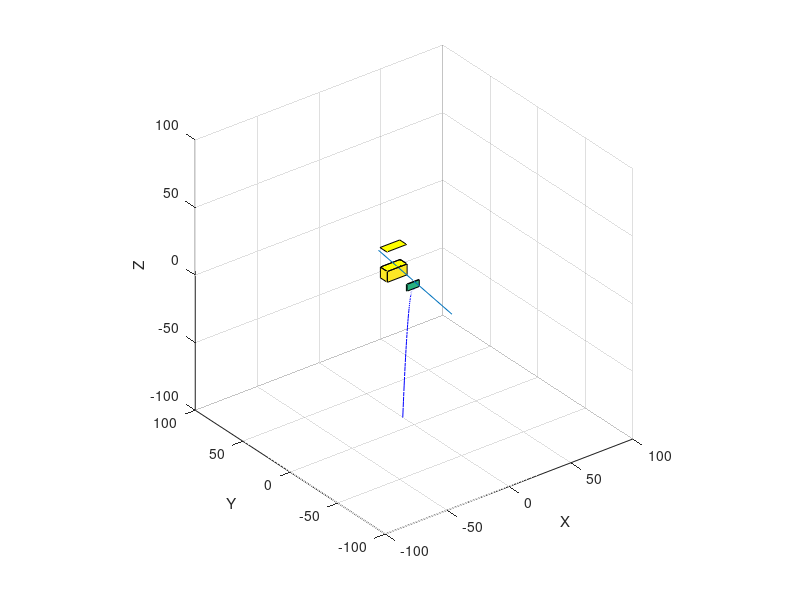

MATLAB code for this plot:
ballsWeight=[[340,69],[390,69],[450,68.83185 ]];
 	 
clear;

disp("Free Kick Simulator");

% Get input from the user
Vf1 = input('Enter velocity for the kick: '); % Velocity of the foot before Kick 

% Constant Variable
AD = 1.2;       % Air Density at Sea Level (kg/m^3)
DC = 0.8;       % Drag Coefficient
cross_section = 0.1;  % Cross section area of a soccer ball (varies in size)
G = 9.81;              % Gravity
D = AD * DC * cross_section; % Drag Calculation
t = 0:0.1:15; % Time

ball_mass = 2;      % Mass of the Ball (varies in size)
foot_mass = 1.43;      % Mass of the Foot
e = 0.68;       % Coefficient 
Vf2 = 1;            % Velocity of the foot after Kick
Vb1 = 0;        % Velocity of the ball before Kick (Constant value 0)
Vb2 = (Vf1 * (foot_mass * (1+ e)) + Vb1 * (ball_mass - e * foot_mass)) / (foot_mass + ball_mass); % Velocity of the ball after Kick

%goal post
l =  8;                                                 % Length
w = 7.3;                                                 % Width
h = 8;                                                 % Height
X = [-1  -1   1   1  -1; -1  -1   1   1  -1]*l;
Y = [2.42  3.42   3.42  2.42  2.42; 2.42   3.42   3.42  2.42  2.42]*w;
Z = [ 1   1   1   1   1;  0   0   0   0   0]*h;
figure(1)
surf(X, Y, Z)                                           % Plot Walls post
hold on
patch(X(1,:), Y(1,:), Z(1,:), 'y')               


wX = [-1  -1   1   1  -1; -1  -1   1   1  -1]*5;
wY = [2  3   3  2  2; 2   3   3  2  2]*0.5;
wZ = [ 1   1   1   1   1;  0   0   0   0   0]*5;

surf(wX, wY, wZ)                                           % Plot Wall of meat
patch(X(1,:) + 15, Y(1,:) + 20, Z(1,:), 'y')            

grid on
axis equal
%axis([-40.3  40.3 -25  25        0  9])
axis([-100 100 -100 100 -100 100]);
hold on
p = [2 40 10];
plot3([0 p(1)], [-40 p(2)], [0, p(3)]);

%Label Graph
xlabel('X');
ylabel('Y');
zlabel('Z');

% Calculate the Velocity respect to angle
vx = -30;
v0y = Vb2 * cosd(45);
v0z = Vb2 * sind(45);
vz = v0z-G*t;

x = vx*t;
y = v0y.*t;
z = v0z.*t-0.5*G*(t.^2);

plot3(linspace(0,0,length(y)),y,z,'-b');

% Calculate the position

% Then plot 3D
